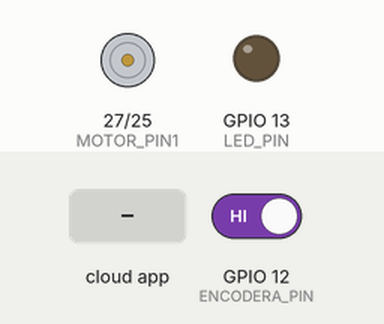
Recording of a sketch running on a simulated ESP32. On the bench: motor-driver pin pairs drawn as motors (green arrow = first pin HIGH = forward, orange = second pin HIGH = backward, longer = more drive, scaled by the enable pin), output pins drawn as LEDs (lit = HIGH). The inputs (shaded band) are chosen by the test bench; at power-on: GPIO 12 (ENCODERA_PIN) HIGH. The ROS host is connected and sends only what is stated.

Above: at 3.2 s.
3.3 s: the phone or cloud app sets setpoint to -100
At 3.7 s:
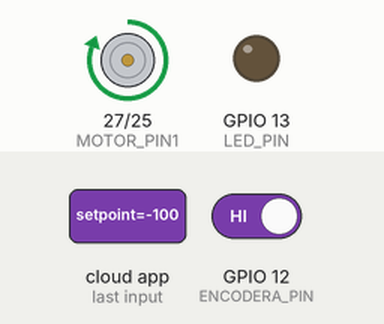
4.9 s: the phone or cloud app sets setpoint to 100
At 7.9 s:
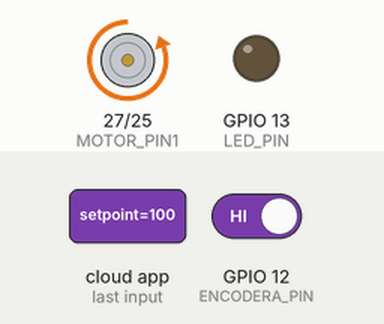
Timing chart, 0 to 9.4 s (numbered marks = the images above; inputs shaded):
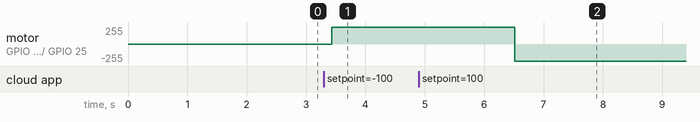

The sketch:

controller_node.ino
```cpp
#include <micro_ros_arduino.h>

#include <stdio.h>
#include <rcl/rcl.h>
#include <rcl/error_handling.h>
#include <rclc/rclc.h>
#include <rclc/executor.h>

#include <std_msgs/msg/float32.h>
#include <std_msgs/msg/int32.h>

#include <PID_v1.h>

rcl_publisher_t publisher_as;
rcl_publisher_t publisher_voltage;
rcl_publisher_t publisher_pid;
rcl_subscription_t subscriber_sp;

std_msgs__msg__Float32 msg;
std_msgs__msg__Int32 msg_v;
std_msgs__msg__Float32 msg_pid;

rclc_executor_t executor;
rclc_support_t support;
rcl_allocator_t allocator;
rcl_node_t node;

rcl_timer_t timer_as;
rcl_timer_t timer_motor;

#define LED_PIN 13
//Modificar
#define ENCODERA_PIN 12
#define ENCODERB_PIN 14
#define MOTOR_EN 26
#define MOTOR_PIN1 27
#define MOTOR_PIN2 25

int encoderTics = 0;
unsigned long prevMillis = 0;
double desired_angular_velocity = 0;
double current_angular_velocity = 0;
float duty_cycle = 0;

//ITAE
double kp = 3.31661;
double ki = 2.10717;
double kd = 0.6821;

double pwm_pid = 0;
double dt = 0;
double past_time = 0;
double pwm = 0;
double integral = 0;
double previous = 0;

const int PWM_CHANNEL = 0;
const int PWM_FREQ = 5000;
const int PWM_RESOLUTION = 8;

#define RCCHECK(fn) { rcl_ret_t temp_rc = fn; if((temp_rc != RCL_RET_OK)){error_loop();}}
#define RCSOFTCHECK(fn) { rcl_ret_t temp_rc = fn; if((temp_rc != RCL_RET_OK)){}}

void error_loop(){
  while(1){
    digitalWrite(LED_PIN, !digitalRead(LED_PIN));
    delay(100);
  }
}

void timer_callback_as(rcl_timer_t * timer_as, int64_t last_call_time){
  RCLC_UNUSED(last_call_time);
  unsigned long currMillis = millis();
  if (currMillis - prevMillis >= 100){
    current_angular_velocity = ((2 * PI * encoderTics) / (1620)) * 10;

    desired_angular_velocity = ((duty_cycle * 7.5) / 1);
    double current_time = millis();
    dt = (current_time - past_time) / 100;
    past_time = current_time;
    double error = desired_angular_velocity - current_angular_velocity;
    pwm = pid(error);

    encoderTics = 0;
    prevMillis = currMillis;
  }
}

void timer_callback_motor(rcl_timer_t * timer_motor, int64_t last_call_time){
  RCLC_UNUSED(last_call_time);

  if(pwm < 0){
    digitalWrite(MOTOR_PIN1, HIGH);
    digitalWrite(MOTOR_PIN2, LOW);
    ledcWrite(PWM_CHANNEL, pwm *(-1));
  }
  else{
    digitalWrite(MOTOR_PIN1, LOW);
    digitalWrite(MOTOR_PIN2, HIGH);
    ledcWrite(PWM_CHANNEL, pwm);
  }
  msg_v.data = (duty_cycle*12);
  RCSOFTCHECK(rcl_publish(&publisher_voltage, &msg_v, NULL));
  msg.data = current_angular_velocity;
  RCSOFTCHECK(rcl_publish(&publisher_as, &msg, NULL));
  msg_pid.data = pwm;
  RCSOFTCHECK(rcl_publish(&publisher_pid, &msg_pid, NULL));
}

double pid(double error)
{
  double proportional = error;
  integral += error * dt;
  double derivative = (error - previous) / dt;
  previous = error;
  double pid = (kp * proportional) + (ki * integral) + (kd * derivative);
  return pid;
}

void subscription_callback_sp(const void * msgin){
  const std_msgs__msg__Float32 * msg = (const std_msgs__msg__Float32 *)msgin;
  duty_cycle = msg->data;
}

void updateTics() {
  if (digitalRead(ENCODERB_PIN) == HIGH) {
    encoderTics++;
  } else {
    encoderTics--;
  }
}

void setup() {
  set_microros_transports();

  //ERROR_LED SETUP
  pinMode(LED_PIN, OUTPUT);

  //ENCODERS SETUP
  pinMode(ENCODERA_PIN, INPUT);
  pinMode(ENCODERB_PIN, INPUT);
  attachInterrupt(digitalPinToInterrupt(ENCODERA_PIN), updateTics, RISING);

  //MOTOR SETUP
  pinMode(MOTOR_EN, OUTPUT);
  pinMode(MOTOR_PIN1, OUTPUT);
  pinMode(MOTOR_PIN2, OUTPUT);
  digitalWrite(MOTOR_PIN1, HIGH);
  digitalWrite(MOTOR_PIN2, LOW);

  //PWM SETUP
  ledcSetup(PWM_CHANNEL, PWM_FREQ, PWM_RESOLUTION);
  ledcAttachPin(MOTOR_EN, PWM_CHANNEL);

  delay(2000);

  allocator = rcl_get_default_allocator();

  //create init_options
  RCCHECK(rclc_support_init(&support, 0, NULL, &allocator));

  // create node
  RCCHECK(rclc_node_init_default(&node, "controller", "", &support));

  // create angular_speed publisher
  RCCHECK(rclc_publisher_init_default(
    &publisher_as,
    &node,
    ROSIDL_GET_MSG_TYPE_SUPPORT(std_msgs, msg, Float32),
    "/angular_speed"));

  // create voltage publisher
  RCCHECK(rclc_publisher_init_default(
    &publisher_voltage,
    &node,
    ROSIDL_GET_MSG_TYPE_SUPPORT(std_msgs, msg, Int32),
    "/voltage"));

  // create pid publisher
  RCCHECK(rclc_publisher_init_default(
    &publisher_pid,
    &node,
    ROSIDL_GET_MSG_TYPE_SUPPORT(std_msgs, msg, Float32),
    "/pid"));

  // create subscriber_sp, setpoint -> duty_cycle
  RCCHECK(rclc_subscription_init_default(
    &subscriber_sp,
    &node,
    ROSIDL_GET_MSG_TYPE_SUPPORT(std_msgs, msg, Float32),
    "/setpoint"));

  // create timer_as, 100 ms, angular_speed and pid
  const unsigned int timer_timeout_as = 100;
  RCCHECK(rclc_timer_init_default(
    &timer_as,
    &support,
    RCL_MS_TO_NS(timer_timeout_as),
    timer_callback_as));

  // create timer_motor, 20 ms, motor
  const unsigned int timer_timeout_motor = 20;
  RCCHECK(rclc_timer_init_default(
    &timer_motor,
    &support,
    RCL_MS_TO_NS(timer_timeout_motor),
    timer_callback_motor));

  // create executor
  RCCHECK(rclc_executor_init(&executor, &support.context, 3, &allocator));
  RCCHECK(rclc_executor_add_subscription(&executor, &subscriber_sp, &msg, &subscription_callback_sp, ON_NEW_DATA));
  RCCHECK(rclc_executor_add_timer(&executor, &timer_as));
  RCCHECK(rclc_executor_add_timer(&executor, &timer_motor));

  msg.data = 0;
}

void loop() {
  delay(100);
  RCSOFTCHECK(rclc_executor_spin_some(&executor, RCL_MS_TO_NS(100)));
}
```

Measured:
- after the input at 3.3 s, motor on GPIO 27 (MOTOR_PIN1) / GPIO 25 (MOTOR_PIN2): stopped → forward 255/255 after 0.13 s
- after the input at 4.9 s, motor on GPIO 27 (MOTOR_PIN1) / GPIO 25 (MOTOR_PIN2): forward 255/255 → backward 255/255 after 1.6 s
